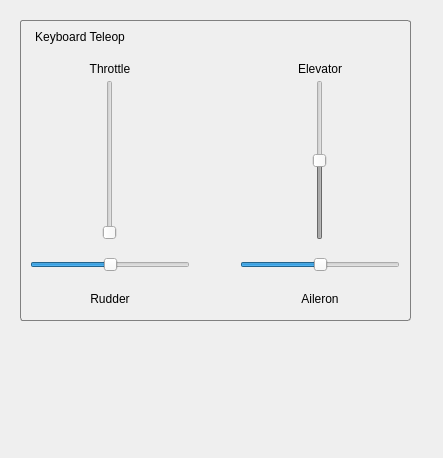
<?xml version="1.0" encoding="UTF-8"?>
<ui version="4.0">
 <class>Form</class>
 <widget class="QWidget" name="Form">
  <property name="geometry">
   <rect>
    <x>0</x>
    <y>0</y>
    <width>443</width>
    <height>458</height>
   </rect>
  </property>
  <property name="sizePolicy">
   <sizepolicy hsizetype="Minimum" vsizetype="Fixed">
    <horstretch>0</horstretch>
    <verstretch>0</verstretch>
   </sizepolicy>
  </property>
  <property name="minimumSize">
   <size>
    <width>443</width>
    <height>458</height>
   </size>
  </property>
  <property name="windowTitle">
   <string>Form</string>
  </property>
  <property name="styleSheet">
   <string notr="true">QGroupBox { 
     border: 1px solid gray; 
     border-radius: 3px; 
 }
QGroupBox::title { 
    background-color: transparent;
    padding:10 13px;
 }</string>
  </property>
  <widget class="QGroupBox" name="group_box_teleop_key">
   <property name="geometry">
    <rect>
     <x>20</x>
     <y>20</y>
     <width>391</width>
     <height>301</height>
    </rect>
   </property>
   <property name="title">
    <string>Keyboard Teleop</string>
   </property>
   <property name="flat">
    <bool>false</bool>
   </property>
   <property name="checkable">
    <bool>false</bool>
   </property>
   <property name="checked">
    <bool>false</bool>
   </property>
   <widget class="QSlider" name="slider_throttle">
    <property name="geometry">
     <rect>
      <x>70</x>
      <y>60</y>
      <width>40</width>
      <height>160</height>
     </rect>
    </property>
    <property name="orientation">
     <enum>Qt::Vertical</enum>
    </property>
   </widget>
   <widget class="QSlider" name="slider_rudder">
    <property name="geometry">
     <rect>
      <x>10</x>
      <y>230</y>
      <width>160</width>
      <height>30</height>
     </rect>
    </property>
    <property name="maximum">
     <number>100</number>
    </property>
    <property name="value">
     <number>50</number>
    </property>
    <property name="orientation">
     <enum>Qt::Horizontal</enum>
    </property>
   </widget>
   <widget class="QSlider" name="slider_aileron">
    <property name="geometry">
     <rect>
      <x>220</x>
      <y>230</y>
      <width>160</width>
      <height>30</height>
     </rect>
    </property>
    <property name="maximum">
     <number>100</number>
    </property>
    <property name="value">
     <number>50</number>
    </property>
    <property name="tracking">
     <bool>true</bool>
    </property>
    <property name="orientation">
     <enum>Qt::Horizontal</enum>
    </property>
   </widget>
   <widget class="QSlider" name="slider_elevator">
    <property name="enabled">
     <bool>false</bool>
    </property>
    <property name="geometry">
     <rect>
      <x>280</x>
      <y>60</y>
      <width>40</width>
      <height>160</height>
     </rect>
    </property>
    <property name="maximum">
     <number>100</number>
    </property>
    <property name="value">
     <number>50</number>
    </property>
    <property name="orientation">
     <enum>Qt::Vertical</enum>
    </property>
   </widget>
   <widget class="QLabel" name="label_rudder">
    <property name="enabled">
     <bool>true</bool>
    </property>
    <property name="geometry">
     <rect>
      <x>55</x>
      <y>270</y>
      <width>70</width>
      <height>17</height>
     </rect>
    </property>
    <property name="text">
     <string>Rudder</string>
    </property>
    <property name="alignment">
     <set>Qt::AlignCenter</set>
    </property>
   </widget>
   <widget class="QLabel" name="label_throttle">
    <property name="enabled">
     <bool>true</bool>
    </property>
    <property name="geometry">
     <rect>
      <x>55</x>
      <y>40</y>
      <width>70</width>
      <height>17</height>
     </rect>
    </property>
    <property name="text">
     <string>Throttle</string>
    </property>
    <property name="alignment">
     <set>Qt::AlignCenter</set>
    </property>
   </widget>
   <widget class="QLabel" name="label_aileron">
    <property name="enabled">
     <bool>true</bool>
    </property>
    <property name="geometry">
     <rect>
      <x>265</x>
      <y>270</y>
      <width>70</width>
      <height>17</height>
     </rect>
    </property>
    <property name="text">
     <string>Aileron</string>
    </property>
    <property name="alignment">
     <set>Qt::AlignCenter</set>
    </property>
   </widget>
   <widget class="QLabel" name="label_elevator">
    <property name="enabled">
     <bool>true</bool>
    </property>
    <property name="geometry">
     <rect>
      <x>265</x>
      <y>40</y>
      <width>70</width>
      <height>17</height>
     </rect>
    </property>
    <property name="text">
     <string>Elevator</string>
    </property>
    <property name="alignment">
     <set>Qt::AlignCenter</set>
    </property>
   </widget>
  </widget>
 </widget>
 <resources/>
 <connections/>
</ui>
